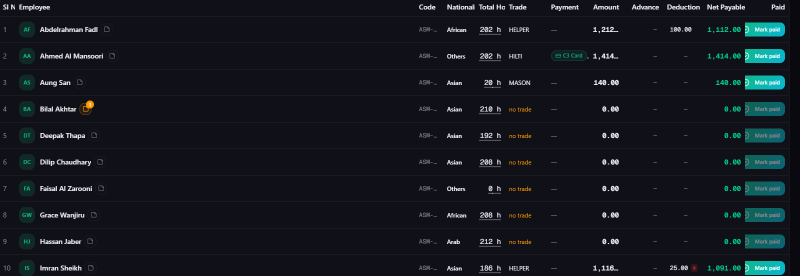
#> input picture upload/pasted_image_1794572860530.png, 1600 x 552 px (shown at 1/2 size)
$ python verify-fortune-dark.py ../upload/pasted_image_1794572860530.png ../upload/pasted_image_1794572860530.png
#> lines starting #> are read from the running program, lines starting #| are printed output that depends on the picture
#!/usr/bin/env python3
"""Pixel-verify the FortuneSheet dark-mode rendering from screenshots.

Checks regions of the 1600x900 harness page:
  - toolbar strip, column-header band, row-header strip, grid paper,
  - popup surfaces, and presence of light ink (text) on dark surfaces.
"""
import sys
from PIL import Image

def near(c1, c2, tol=28):
    return all(abs(a - b) <= tol for a, b in zip(c1, c2))

def region_colors(img, box, topn=6):
    crop = img.crop(box).convert('RGB')
    colors = crop.getcolors(maxcolors=100000) or []
    colors.sort(reverse=True)
    total = sum(c for c, _ in colors)
    return [(round(100 * c / total, 1), rgb) for c, rgb in colors[:topn]], total

def has_ink(img, box, predicate, min_frac=0.002):
    crop = img.crop(box).convert('RGB')
    data = list(crop.getdata())
    n = sum(1 for p in data if predicate(p))
    return n / max(1, len(data)), n

def analyze(path, mode):
#> called with path = '../upload/pasted_image_1794572860530.png', mode = '../upload/pasted_image_1794572860530.png'
    img = Image.open(path).convert('RGB')
    W, H = img.size
#> W = 1600; H = 552
    print(f'== {mode} {path} ({W}x{H}) ==')
#| == ../upload/pasted_image_1794572860530.png ../upload/pasted_image_1794572860530.png (1600x552) ==
    checks = []

    # toolbar strip (below the harness buttons, y ~64..108)
    tb, _ = region_colors(img, (100, 64, W - 100, 104))
#> in region_colors, `crop = img.crop(box).convert('RGB')`:
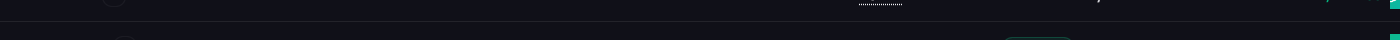
#> crop: PIL image 1400x40 RGB; mean R, G, B 16.7, 17.2, 25
#> in region_colors, `colors = crop.getcolors(maxcolors=100000) or []`: colors = 112 items
#> in region_colors, `total = sum(c for c, _ in colors)`: total = 56000
#> tb = [(96.6, (16, 16, 24)), (2.5, (35, 35, 42)), (0.2, (16, 33, 35)), (0.1, (16, 71, 58)), (0.1, (61, 61, 68)), (0, (242, 242, 247))]
    print(' toolbar top colors:', tb[:3])
#|  toolbar top colors: [(96.6, (16, 16, 24)), (2.5, (35, 35, 42)), (0.2, (16, 33, 35))]

    # column header band: scan for the header row between toolbar and grid
    # FortuneSheet default header height 25px at ~y 105..130
    ch, _ = region_colors(img, (200, 106, 500, 128))
#> call 2 of region_colors, with box = (200, 106, 500, 128), topn = 6
#> in region_colors (call 2), `crop = img.crop(box).convert('RGB')`:
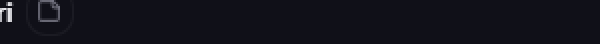
#> crop: PIL image 300x22 RGB (shown 2 times larger); mean R, G, B 17.7, 17.7, 25.7
#> in region_colors (call 2), `colors = crop.getcolors(maxcolors=100000) or []`: colors = 63 items
#> in region_colors (call 2), `total = sum(c for c, _ in colors)`: total = 6600
#> ch = [(96.9, (16, 16, 24)), (0.3, (27, 27, 35)), (0.2, (20, 20, 28)), (0.2, (105, 105, 117)), (0.2, (38, 38, 47)), (0.2, (26, 26, 34))]
    print(' column-header colors:', ch[:3])
#|  column-header colors: [(96.9, (16, 16, 24)), (0.3, (27, 27, 35)), (0.2, (20, 20, 28))]

    # row header strip x 0..45 at grid area
    rh, _ = region_colors(img, (2, 140, 44, 400))
#> call 3 of region_colors, with box = (2, 140, 44, 400), topn = 6
#> in region_colors (call 3), `crop = img.crop(box).convert('RGB')`:
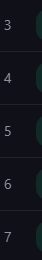
#> crop: PIL image 42x260 RGB; mean R, G, B 17.6, 19.3, 26.6
#> in region_colors (call 3), `colors = crop.getcolors(maxcolors=100000) or []`: colors = 26 items
#> in region_colors (call 3), `total = sum(c for c, _ in colors)`: total = 10920
#> rh = [(89.9, (16, 16, 24)), (5.6, (16, 42, 39)), (1.5, (35, 35, 42)), (0.3, (143, 143, 157)), (0.3, (16, 41, 39)), (0.3, (16, 20, 26))]
    print(' row-header colors:', rh[:3])
#|  row-header colors: [(89.9, (16, 16, 24)), (5.6, (16, 42, 39)), (1.5, (35, 35, 42))]

    # grid paper (empty area right of data)
    gp, _ = region_colors(img, (700, 150, 1100, 350))
#> call 4 of region_colors, with box = (700, 150, 1100, 350), topn = 6
#> in region_colors (call 4), `crop = img.crop(box).convert('RGB')`:
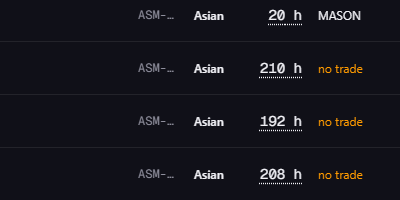
#> crop: PIL image 400x200 RGB; mean R, G, B 21.7, 21.3, 28.5
#> in region_colors (call 4), `colors = crop.getcolors(maxcolors=100000) or []`: colors = 258 items
#> in region_colors (call 4), `total = sum(c for c, _ in colors)`: total = 80000
#> gp = [(94.1, (16, 16, 24)), (1.5, (35, 35, 42)), (0.2, (242, 242, 247)), (0.2, (61, 61, 68)), (0.2, (130, 130, 137)), (0.1, (187, 115, 7))]
    print(' grid-paper colors:', gp[:3])
#|  grid-paper colors: [(94.1, (16, 16, 24)), (1.5, (35, 35, 42)), (0.2, (242, 242, 247))]

    # text ink inside the used grid area
    if mode == 'dark':
        ok_paper = any(near(rgb, (19, 19, 28)) for _, rgb in gp)
        ok_header = any(near(rgb, (27, 27, 38), 20) for _, rgb in ch) or any(near(rgb, (27, 27, 38), 20) for _, rgb in rh)
        frac, n = has_ink(img, (60, 140, 640, 340), lambda p: p[0] > 200 and p[1] > 200 and p[2] > 200)
        ok_ink = frac > 0.004
        # toolbar icons: light strokes present on dark toolbar
        tfrac, _ = has_ink(img, (100, 66, W - 100, 102), lambda p: p[0] > 150 and p[1] > 150 and p[2] > 150)
        ok_toolbar_icons = tfrac > 0.001
        print(f' paper #13131c: {ok_paper} | headers #1b1b26: {ok_header} | light text frac={frac:.4f} ({ok_ink}) | toolbar light ink frac={tfrac:.4f} ({ok_toolbar_icons})')
        checks = [ok_paper, ok_header, ok_ink, ok_toolbar_icons]
    else:
        ok_paper = any(near(rgb, (255, 255, 255), 6) for _, rgb in gp)
#> ok_paper = False
        frac, n = has_ink(img, (60, 140, 640, 340), lambda p: p[0] < 90 and p[1] < 90 and p[2] < 90)
#> in has_ink, `crop = img.crop(box).convert('RGB')`:
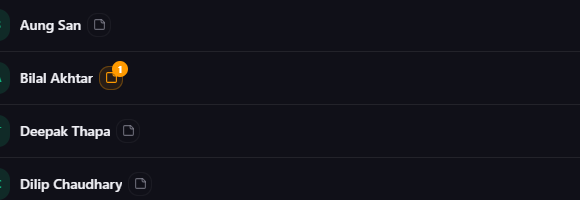
#> crop: PIL image 580x200 RGB; mean R, G, B 19.9, 19.9, 27.4
#> in has_ink, `data = list(crop.getdata())`: data = 116000 items
#> in has_ink, `n = sum(1 for p in data if predicate(p))`: n = 113656
#> frac = 0.98; n = 113656
        ok_ink = frac > 0.004
#> ok_ink = True
        print(f' paper white: {ok_paper} | dark text frac={frac:.4f} ({ok_ink})')
#|  paper white: False | dark text frac=0.9798 (True)
        checks = [ok_paper, ok_ink]
#> checks = [False, True]

    print(' RESULT:', 'PASS' if all(checks) else 'FAIL')
#|  RESULT: FAIL
    return all(checks)

if __name__ == '__main__':
    ok = True
    for path, mode in [(sys.argv[1], sys.argv[2])]:
        ok = analyze(path, mode) and ok
#> ok = False
#> (the run stopped early here; a loop or call above may not have finished)
